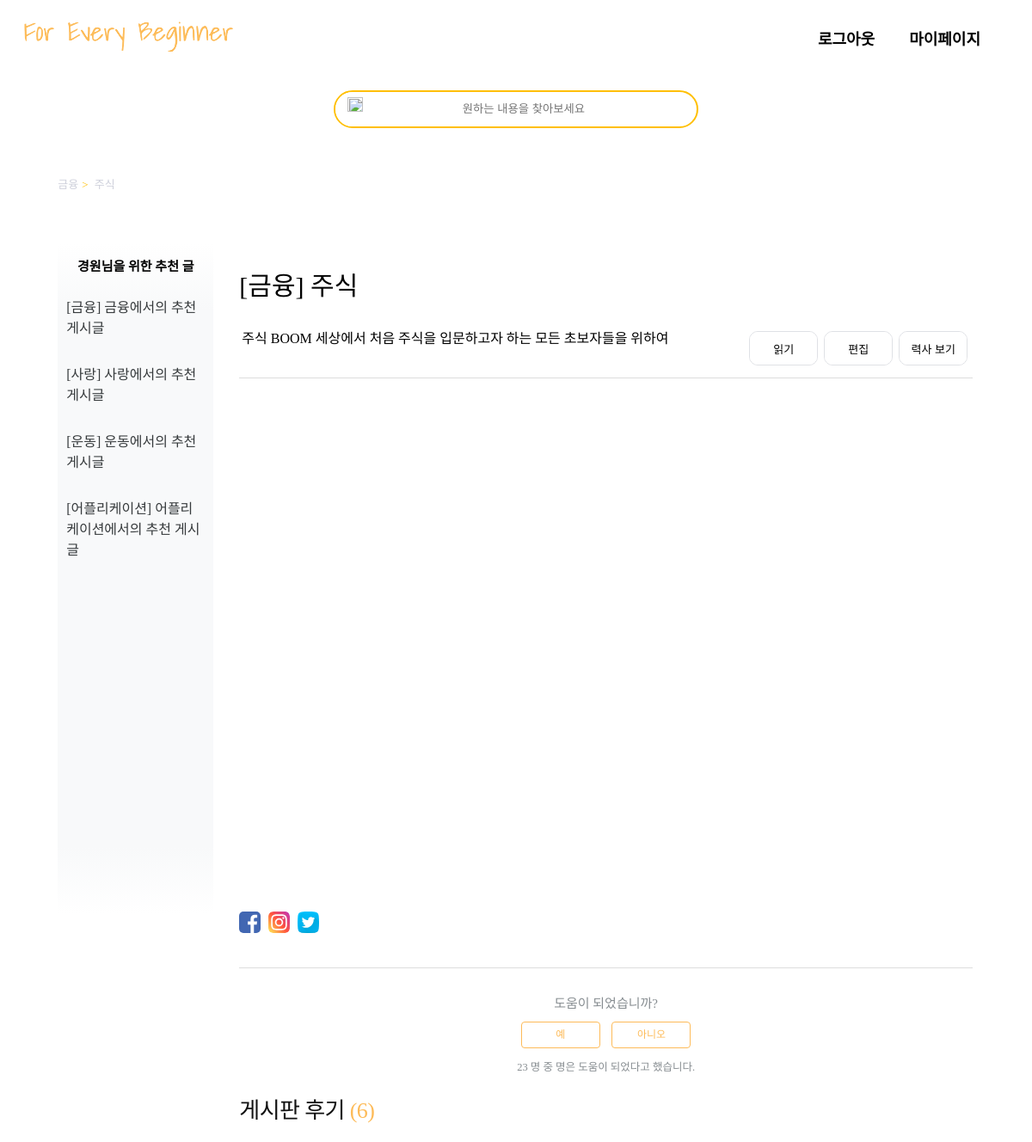
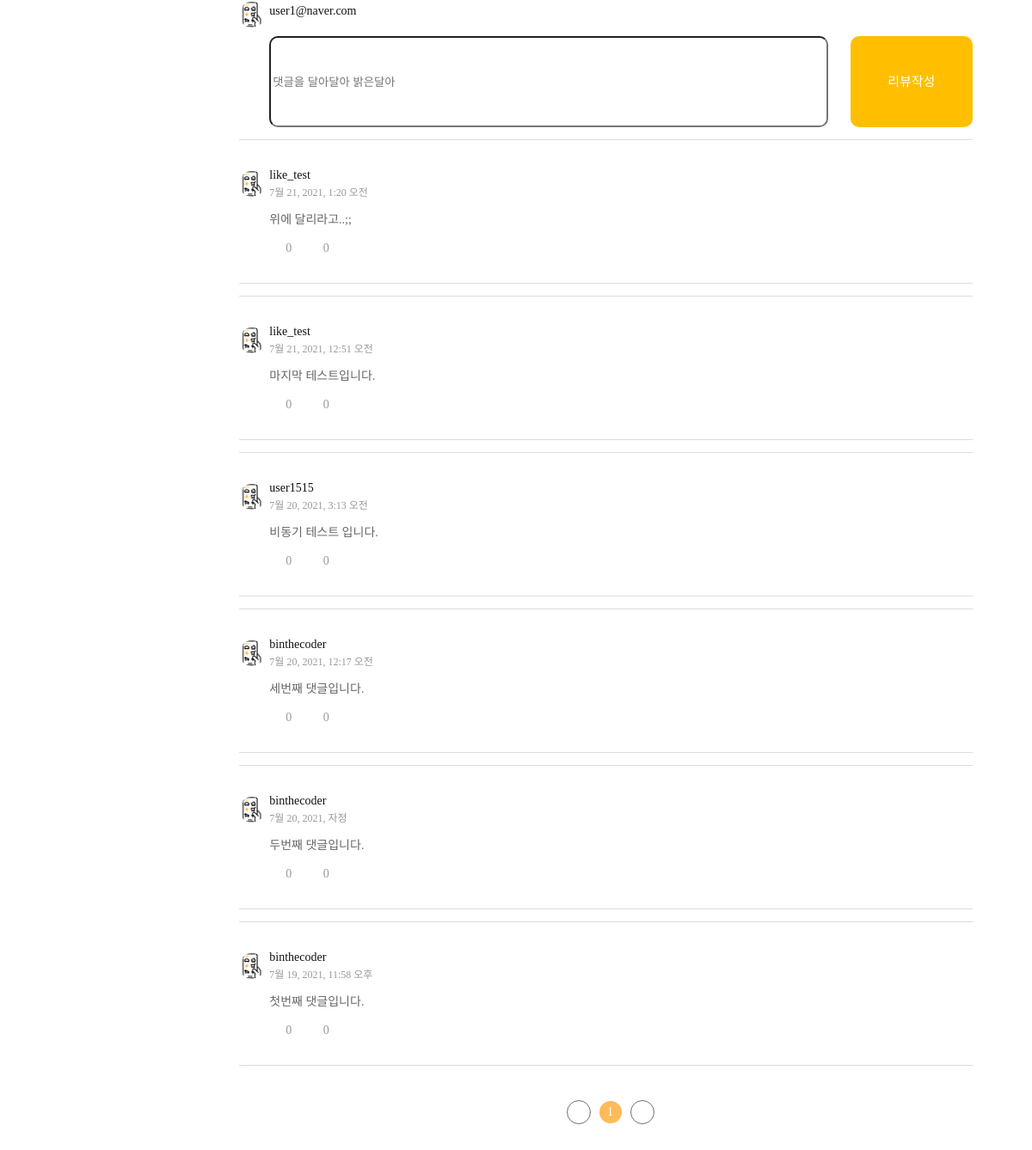
The page /posts/1/ (signed in) on the database its author committed (2 pictures, top to bottom).
### blogPosts/models.py (models this page shows, shortened)
class Post(models.Model):
    section = models.CharField(max_length=256, null=True)
    title = models.CharField(max_length=256)
    brief_description = models.CharField(max_length=256, null=True)
    image = models.ImageField(upload_to='feed_image', blank = True, null=True)
    content = models.TextField()
    created_at = models.DateTimeField(default=timezone.now)
    updated_at = models.DateTimeField(blank=True, null=True)
    like_dislike = models.ManyToManyField(User, blank=True, related_name='like_posts', through='LikeOrDislike')

class Comment(models.Model):
    content = models.TextField()
    post = models.ForeignKey(Post, on_delete=models.CASCADE)
    created_at = models.DateTimeField(default = timezone.now)
    author = models.ForeignKey(User, null=True, on_delete=models.CASCADE)

### accounts/models.py (models this page shows, shortened)
class Profile(models.Model):
    user = models.OneToOneField(User, on_delete=models.CASCADE)
    password = models.CharField(max_length=64, verbose_name="비밀번호")
    email = models.EmailField(verbose_name="email", max_length=60)
    interest = models.CharField(verbose_name='interest', max_length=200)
    date_joined = models.DateTimeField(verbose_name="date joined", auto_now_add=True)
    last_login = models.DateTimeField(verbose_name="last joined", auto_now=True)
    is_admin = models.BooleanField(default=False)
    is_active = models.BooleanField(default=True)
    profile_image = models.ImageField(max_length=255, upload_to="img/", null=True, blank=True, default="img/Bin.png")

### blogPosts/views.py (the view)
# urls.py: path('<int:id>/', views.show, name= 'show'),
def show(request, id) : ### 여기서 (request, id) 이 정보는 어디서 받아오고 있는가?
    post = Post.objects.get(id = id)
    comments = post.comment_set.all().order_by('-created_at')
    return render(request, 'blogPosts/textPage.html', {'post':post, 'comments':comments})

### blogPosts/templates/blogPosts/textPage.html (shortened to what this page needs)
{% extends 'base.html' %}
{% load static %}
{% block content %}
  <body class="text-body">
    <div class="container">
      <div class = "homeMiddle">
        <div class = "search">
          <div class = "search_inside">
            <div class = "magnifying-icon">
              <img src="{%static 'blogPosts/img/magnifying_glass2.png'%}" />
            </div>
            <div class="search_input">
              <input type="text" placeholder="원하는 내용을 찾아보세요">
            </div>
          </div>
        </div>
      </div>
      <nav class="sub-nav">
        <ol class="breadcrumbs">
          <li title="금융">
            <a>금융</a>
          </li>
          <li title="주식">
            <a>주식</a>
          </li>
        </ol>
      </nav>
      <div class="article-container">
        <section class="sidebar">
          <h3>경원님을 위한 추천 글</h3>
          <ul>
            <li>
              <a href class="list-item">[금융] 금융에서의 추천 게시글</a>
            </li>
            <li>
              <a href class="list-item">[사랑] 사랑에서의 추천 게시글</a>
            </li>
            <li>
              <a href class="list-item">[운동] 운동에서의 추천 게시글</a>
            </li>
            <li>
              <a href class="list-item">[어플리케이션] 어플리케이션에서의 추천 게시글</a>
            </li>
          </ul>
        </section>
          <article class="article">
            <header class="article-header">
              <h1 class="article-title">[{{post.section}}] {{post.title}}</h1>
            </header>
          <table class="main_selector" align="center" width="100%">
            <td id="article-sub-title">
              <span>{{post.brief_description}}</span>
            </td>
            <td align="center">
              <button type="button" class="back" onClick="change_src('http://127.0.0.1:8000/posts/text3/{{post.id}}')">
                <div class="button_base
                b02_slide_in">
                  <div>력사 보기</div>
                  <div></div>
                </div>
              </button>
            </td>
            <td align="center">
              <button type="button" class="back" onClick="change_src('http://127.0.0.1:8000/posts/text2/{{post.id}}')">
                <div class="button_base
                b02_slide_in">
                  <div>편집</div>
                  <div></div>
                </div>
              </button>
            </td>
            <td align="center">
              <button type="button" class="back" onClick="change_src('http://127.0.0.1:8000/posts/text1/{{post.id}}')">
                <div class="button_base
                b02_slide_in">
                  <div>읽기</div>
                  <div></div>
                </div>
              </button>
            </td>
          </table>
          <iframe id='my_frame' src='http://127.0.0.1:8000/posts/text1/{{post.id}}' style="width:100%; height:600px; border:none;"></iframe>
          <footer>
            <div class="article-footer">
              <div class="article-share">
                <ul class="share">
                  <li>
                    <a href>
                      <img src="{%static 'blogPosts/img/facebook.svg'%}" />
                    </a>
                  </li>
                  <li>
                    <a href>
                      <img src="{%static 'blogPosts/img/instagram.svg'%}" />
                    </a>
                  </li>
                  <li>
                    <a href>
                      <img src="{%static 'blogPosts/img/twitter.svg'%}" />
                    </a>
                  </li>
                </ul>
              </div>
            </div>
            <div class="article-votes">
              <span class="article-votes-question">도움이 되었습니까?</span>
              <div class="article-votes-controls">
                <a class="realButton" onclick="onClickLikeButton({{post.id}})" id="{{post.id}}-like-button">예</a>
                <a class="realButton" onclick="onClickDislikeButton({{post.id}})" id="{{post.id}}-dislike-button">아니오</a>
              <br>
              <small class="article-votes-count" id = "{{post.id}}-votes-count">
                <span class="article-vote-label">{{post.like_dislike.count}} 명 중 {{post.get_total_like}} 명은 도움이 되었다고 했습니다.</span>
              </small>
            <div class="article-review">
              <h2 id = "commentset-num">
                게시판 후기&nbsp;<em>({{post.comment_set.count}})</em>
              </h2>
              <div class="rv-1st">
                <div class="user-info">
                  <span class="img">
                    <div class="profile">
                      <img src = {{user.profile.profile_image.url}}>
                    </div>
                  </span>
                  <div class="txt">
                    <span class="username">{{user.profile.email}}</span>
                  </div>
                </div>
                <div class="content">
                  <div class="content-input">
                    <input name = "content" id="review-input-type" type="text" placeholder="댓글을 달아달아 밝은달아"/>
                  </div>
                  <button onclick = "onAddComment({{post.id}})" id="review-input-btn">리뷰작성</button>
                </div>
              </div>
            <div id = "comment_list">
              {% for comment in comments %}
                <ul class="review-1st" id="post{{post.id}}-comment{{comment.id}}">
                  <li class="1st">
                    <div class="user-info">
                      <span class="img">
                        <div class="profile">
                          <img src = {{user.profile.profile_image.url}}>
                        </div>
                      </span>
                      <div class="txt">
                        <span class="username">{{ comment.author.profile.email }}</span>
                        <p class="date">{{ comment.created_at }}</p>
                      </div>
                    </div>
                    <div class="content">
                      <p> {{ comment.content }} </p>
                    </div>
                    <div class="btn-box">
                      <button class="likebtn" type="button">0</button>
                      <span class="reply">0</button>
                    </div>
                  </li>
                </ul>
              {% endfor %}
            </div>
              <div class="page-num">
                <a class="page l"></a>
                <a class="active">1</a>
                <a class="page r"></a>
              </div>
          </footer>
        </article>
      </div>
    </div>
  </body>
{% endblock content%}

### blogPosts/templates/base.html (shortened to what this page needs)
<!DOCTYPE html>
<html>
  <head>
    {% load static %}
    <link rel="stylesheet" href="{% static 'blogPosts/css/base.css' %}">
    <link rel="stylesheet" href="{% static 'blogPosts/css/home.css' %}">
    <link rel="stylesheet" href="{% static 'blogPosts/css/main.css' %}">
    <link rel="stylesheet" href="{% static 'blogPosts/css/textPage.css' %}">
  </head>
  <body>
    <nav class="header">
      <div class="header-logo">
        <a href="/home">
          <img src="{%static 'blogPosts/img/logo.png'%}" />
        </a>
      </div>
      <div class="header-menus">
        <ul>
          {% if user.is_authenticated %}
            <li class="header-menu">
              <a href= "{% url 'logout' %}">
                <span>로그아웃</span>
              </a>
            </li>
            <li class="header-menu">
              <a href= "{% url 'mypage' %}">
                <span>마이페이지</span>
              </a>
            </li>
          {% endif %}
        </ul>
      </div>
    </nav>
  {% block content %}
  {% endblock %}
  </body>
</html>

### blogPosts/static/blogPosts/css/base.css (style rules this page uses)
.header { display: flex; justify-content: space-between; vertical-align: middle; margin: 0 auto; height: 40px; border: none; background-color: #fff; padding: 1rem 1rem; align-items: center !important; }
.header-logo img { resize: both; width: 250px; height: 40px; text-align: center; }
.header-menus { text-align: center; display: inline; vertical-align: middle; }
.header-menus ul { vertical-align: middle; padding: 0; margin: 0; }
.header-menu { display: inline-block; margin-right: 36px; }
.header-menu span { font-family: 'Nanum Gothic Coding', monospace; font-weight: 900; font-size: large; color: black; }
.header-menu a { text-decoration: none; }

### blogPosts/static/blogPosts/css/home.css (style rules this page uses)
html, body { height: 100%; }
header { text-align: right; font-weight: 500; color: black; display: block; }
.homeMiddle { display: flex; justify-content: center; }
.homeMiddle { padding: 10px 10px; }
.homeMiddle .search { display: flex; flex-direction: row; border-radius: 24px; border: 2px solid #dfe1e5; width: 30vw; height: 4vh; z-index: 3; margin: 15px; }
.homeMiddle .search_inside { display: flex; height: 100%; }
.homeMiddle .magnifying-icon img { display: flex; resize: both; width: 1.5vw; height: 70%; margin-left: 14px; margin-top: 4px; margin-right: 5px; }
.homeMiddle .search_input input { border: none; height: 90%; width: 25vw; text-align: center; outline: none; }

### blogPosts/static/blogPosts/css/main.css (style rules this page uses)
.homeMiddle { display: flex; justify-content: center; padding: 10px 10px 20px 10px; margin-bottom: 0px; z-index: 2; }
.homeMiddle .search { display: flex; flex-direction: row; border-radius: 24px; border: 2px solid #ffbf00; width: 35vw; height: 5vh; z-index: 3; margin: 15px; background-color: white; }
.homeMiddle .search_inside { display: flex; height: 100%; z-index: 2; background-color: white; border-radius: 50px; }
.homeMiddle .magnifying-icon img { display: flex; resize: both; width: 1.5vw; height: 65%; margin-left: 14px; margin-top: 6px; margin-right: 5px; z-index: 2; }
.homeMiddle .search_input input { border: none; height: 91%; width: 30vw; text-align: center; outline: none; }

### rows shown on the page
Post: section "금융", title "주식", brief_description "주식 BOOM 세상에서 처음 주식을 입문하고자 하는 모든 초보자들을 위하여", like_dislike.count "23", comment_set.count "6"
Comment: profile.profile_image (picture), author.profile.email "like_test", created_at "7월 21, 2021, 1:20 오전", content "위에 달리라고..;;"
Comment: profile.profile_image (picture), author.profile.email "like_test", created_at "7월 21, 2021, 12:51 오전", content "마지막 테스트입니다."
Comment: profile.profile_image (picture), author.profile.email "user1515", created_at "7월 20, 2021, 3:13 오전", content "비동기 테스트 입니다."
Comment: profile.profile_image (picture), author.profile.email "binthecoder", created_at "7월 20, 2021, 12:17 오전", content "세번째 댓글입니다."
Comment: profile.profile_image (picture), author.profile.email "binthecoder", created_at "7월 20, 2021, 자정", content "두번째 댓글입니다."
Comment: profile.profile_image (picture), author.profile.email "binthecoder", created_at "7월 19, 2021, 11:58 오후", content "첫번째 댓글입니다."

### other values the page prints
{{ user.profile.email }} "user1@naver.com"
